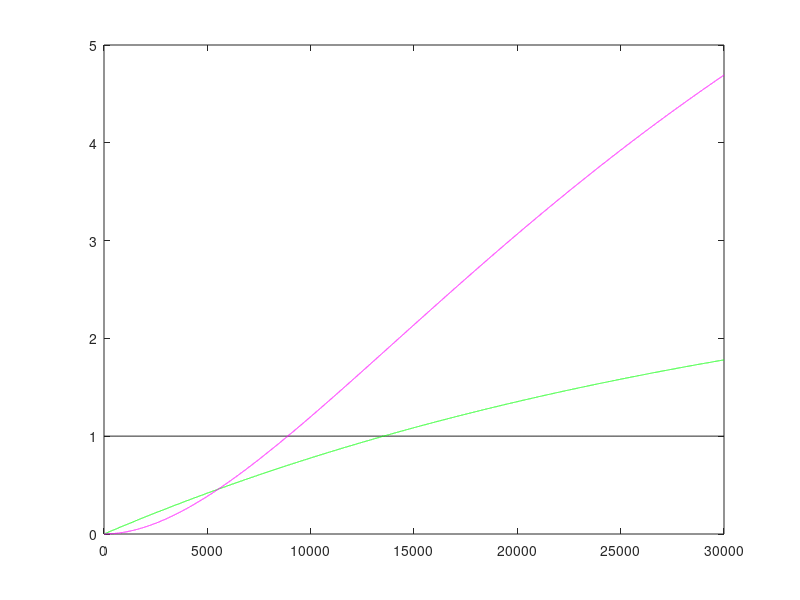

This figure's MATLAB source:
dt=0.01;Tmax=30000;
L=zeros(1,Tmax);L(1)=1;     %LT-HSC (initial value 1)
S=zeros(1,Tmax);S(1)=0;     %ST-HSC (initial value 0)
M=zeros(1,Tmax);M(1)=0;     %MPP (initial value 0)
p1=0.009;p2=0.042;p3=4;
d1=0.009;d2=0.045;d3=4.014;
for T=1:Tmax-1
    L(T+1)=L(T)+dt*(p1-d1)*L(T);
    S(T+1)=S(T)+dt*(d1*L(T)+(p2-d2)*S(T));
    M(T+1)=M(T)+dt*(d2*S(T)+(p3-d3)*M(T));
end
X=1:Tmax;
plot(X,L,'k',X,S,'g',X,M,'m');%Plot L, S, M with black, green and magenta lines